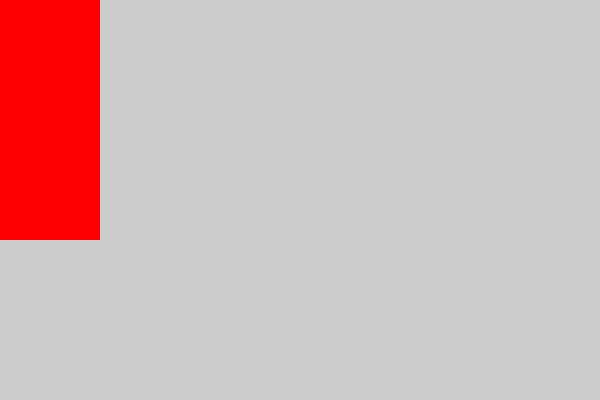

Python code for this plot:
"""This module draws a rectangle on a canvas"""
import cairo

# Setting up the surface (Before Refactoring)
surface = cairo.ImageSurface(cairo.FORMAT_RGB24, 600, 400)
context = cairo.Context(surface)
context.set_source_rgb(0.8, 0.8, 0.8)
context.paint()

# # Setting up the canvas
# def create_surface(width, height, background_color):
#     surface = cairo.ImageSurface(cairo.FORMAT_RGB24, width, height)
#     context = cairo.Context(surface)
#     context.set_source_rgb(*background_color)
#     return surface, context

# # Drawing the rectangle on the canvas
# def draw_rectangle(context, x, y, width, height, color):
#     context.rectangle(x, y, width, height)
#     context.set_source_rgb(*color)
#     context.fill()

# Drawing the rectangle on the canvas
context.rectangle(0,0,100,240)
context.set_source_rgb(1,0,0)
context.fill()

surface.write_to_png('rectangle.png')
